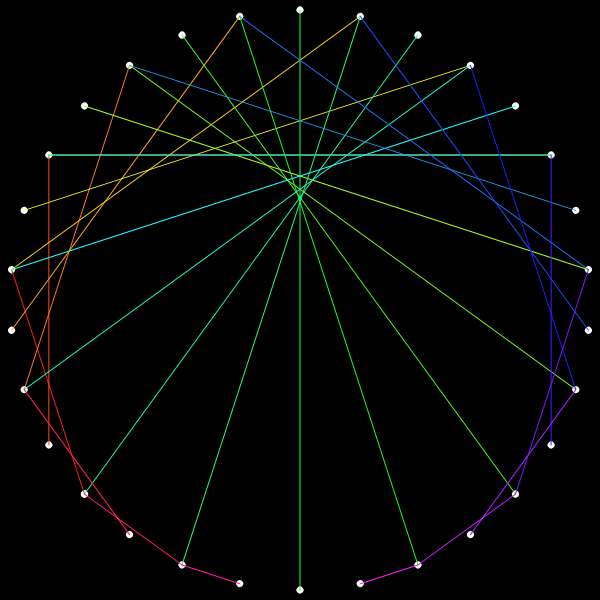
Frame 1 (no input)
Frame 60 (no input): identical to frame 1, image omitted
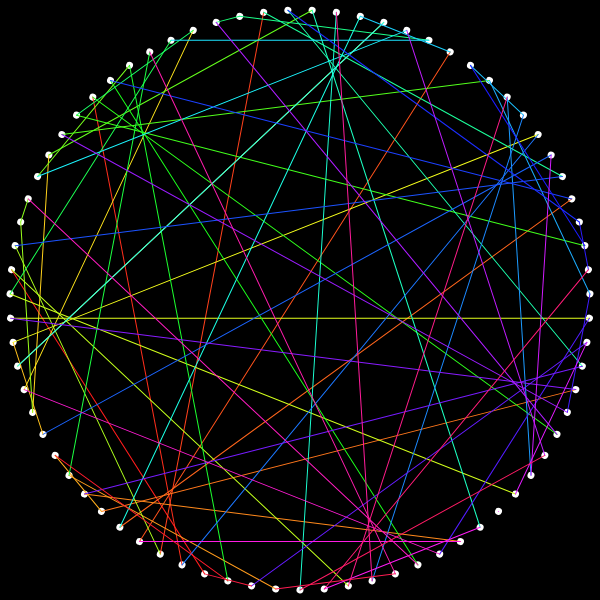
Frame 120 (the mouse pressed at the canvas centre since frame 60)

The p5.js sketch that drew these frames (run headless with seeded random() and noise() and a simulated clock; from frame 60 on, the mouse is pressed at the canvas centre):

// p5.js sketch
// ── sketch.js
//Written by Inle Bush
let height = 600;
let width = 600;
function setup() {
    createCanvas(height, width);
    angleMode(DEGREES);
    colorMode(HSL, 360)
}


function draw() {
    background(0)
    radius = height/2 - 10;
    centerX = height/2;
    centerY = width/2;
    fill(0);
    circle(centerX, centerY, 2*radius);
    noFill();

    
    x = mouseX;
    y = mouseY;
    
    //Outer Lines
    push();
    n = max(30,floor(x *  150/ width));//number of lines
    norm_len = 1000; // 0.5*length of perpendicular bisectors
    ends = [];
    ang = 0

    translate(centerX, centerY);
    rotate(90 + 4 * 360/n)
    
    stroke('white')
    for (ang = 0; ang <= 360; ang+= 360/n) {
        endX = radius * cos(ang)
        endY = radius * sin(ang)
        ends.push([endX, endY]);
        strokeWeight(7)
        point(endX, endY)
    }

    strokeWeight(1);
    leaves = max(1, floor(y * 15 / height))
    end = leaves + 1
    for (let i = 0; i < n ; i++) {
        stroke((i*360/n) % 360, 360, 200)
        end = (end + leaves + 1) % n
        line(ends[i][0], ends[i][1], ends[end][0], ends[end][1])
    }
    pop();
}
